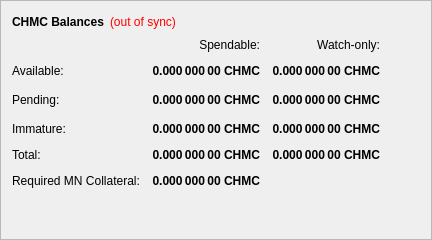
        <widget class="QFrame" name="frame">
         <property name="frameShape">
          <enum>QFrame::StyledPanel</enum>
         </property>
         <property name="frameShadow">
          <enum>QFrame::Raised</enum>
         </property>
         <layout class="QVBoxLayout" name="verticalLayout_4">
          <item>
           <layout class="QHBoxLayout" name="horizontalLayout_4">
            <item>
             <widget class="QLabel" name="label_5">
              <property name="font">
               <font>
                <weight>75</weight>
                <bold>true</bold>
               </font>
              </property>
              <property name="text">
               <string>CHMC Balances</string>
              </property>
             </widget>
            </item>
            <item>
             <widget class="QLabel" name="labelWalletStatus">
              <property name="cursor">
               <cursorShape>WhatsThisCursor</cursorShape>
              </property>
              <property name="toolTip">
               <string>The displayed information may be out of date. Your wallet automatically synchronizes with the christmascoin network after a connection is established, but this process has not completed yet.</string>
              </property>
              <property name="styleSheet">
               <string notr="true">QLabel { color: red; }</string>
              </property>
              <property name="text">
               <string notr="true">(out of sync)</string>
              </property>
              <property name="alignment">
               <set>Qt::AlignLeading|Qt::AlignLeft|Qt::AlignVCenter</set>
              </property>
             </widget>
            </item>
            <item>
             <spacer name="horizontalSpacer_3">
              <property name="orientation">
               <enum>Qt::Horizontal</enum>
              </property>
              <property name="sizeHint" stdset="0">
               <size>
                <width>40</width>
                <height>20</height>
               </size>
              </property>
             </spacer>
            </item>
           </layout>
          </item>
          <item>
           <layout class="QGridLayout" name="gridLayout">
            <property name="spacing">
             <number>12</number>
            </property>
            <item row="2" column="2">
             <widget class="QLabel" name="labelWatchPending">
              <property name="font">
               <font>
                <weight>75</weight>
                <bold>true</bold>
               </font>
              </property>
              <property name="cursor">
               <cursorShape>IBeamCursor</cursorShape>
              </property>
              <property name="toolTip">
               <string>Unconfirmed transactions to watch-only addresses</string>
              </property>
              <property name="text">
               <string notr="true">0.000 000 00 CHMC</string>
              </property>
              <property name="alignment">
               <set>Qt::AlignRight|Qt::AlignTrailing|Qt::AlignVCenter</set>
              </property>
              <property name="textInteractionFlags">
               <set>Qt::LinksAccessibleByMouse|Qt::TextSelectableByKeyboard|Qt::TextSelectableByMouse</set>
              </property>
             </widget>
            </item>
            <item row="2" column="1">
             <widget class="QLabel" name="labelUnconfirmed">
              <property name="font">
               <font>
                <weight>75</weight>
                <bold>true</bold>
               </font>
              </property>
              <property name="cursor">
               <cursorShape>IBeamCursor</cursorShape>
              </property>
              <property name="toolTip">
               <string>Total of transactions that have yet to be confirmed, and do not yet count toward the spendable balance</string>
              </property>
              <property name="text">
               <string notr="true">0.000 000 00 CHMC</string>
              </property>
              <property name="alignment">
               <set>Qt::AlignRight|Qt::AlignTrailing|Qt::AlignVCenter</set>
              </property>
              <property name="textInteractionFlags">
               <set>Qt::LinksAccessibleByMouse|Qt::TextSelectableByKeyboard|Qt::TextSelectableByMouse</set>
              </property>
             </widget>
            </item>
            <item row="3" column="2">
             <widget class="QLabel" name="labelWatchImmature">
              <property name="font">
               <font>
                <weight>75</weight>
                <bold>true</bold>
               </font>
              </property>
              <property name="cursor">
               <cursorShape>IBeamCursor</cursorShape>
              </property>
              <property name="toolTip">
               <string>Staked or masternode rewards in watch-only addresses that has not yet matured</string>
              </property>
              <property name="text">
               <string notr="true">0.000 000 00 CHMC</string>
              </property>
              <property name="alignment">
               <set>Qt::AlignRight|Qt::AlignTrailing|Qt::AlignVCenter</set>
              </property>
              <property name="textInteractionFlags">
               <set>Qt::LinksAccessibleByMouse|Qt::TextSelectableByKeyboard|Qt::TextSelectableByMouse</set>
              </property>
             </widget>
            </item>
            <item row="4" column="0">
             <widget class="QLabel" name="labelTotalText">
              <property name="text">
               <string>Total:</string>
              </property>
             </widget>
            </item>
            <item row="6" column="0">
             <widget class="QLabel" name="labelTotalText2">
              <property name="text">
               <string>Required MN Collateral:</string>
              </property>
             </widget>
            </item>
            <item row="3" column="1">
             <widget class="QLabel" name="labelImmature">
              <property name="font">
               <font>
                <weight>75</weight>
                <bold>true</bold>
               </font>
              </property>
              <property name="cursor">
               <cursorShape>IBeamCursor</cursorShape>
              </property>
              <property name="toolTip">
               <string>Staked or masternode rewards that has not yet matured</string>
              </property>
              <property name="text">
               <string notr="true">0.000 000 00 CHMC</string>
              </property>
              <property name="alignment">
               <set>Qt::AlignRight|Qt::AlignTrailing|Qt::AlignVCenter</set>
              </property>
              <property name="textInteractionFlags">
               <set>Qt::LinksAccessibleByMouse|Qt::TextSelectableByKeyboard|Qt::TextSelectableByMouse</set>
              </property>
             </widget>
            </item>
            <item row="2" column="3">
             <spacer name="horizontalSpacer_2">
              <property name="orientation">
               <enum>Qt::Horizontal</enum>
              </property>
              <property name="sizeHint" stdset="0">
               <size>
                <width>40</width>
                <height>20</height>
               </size>
              </property>
             </spacer>
            </item>
            <item row="3" column="0">
             <widget class="QLabel" name="labelImmatureText">
              <property name="text">
               <string>Immature:</string>
              </property>
             </widget>
            </item>
            <item row="4" column="1">
             <widget class="QLabel" name="labelTotal">
              <property name="font">
               <font>
                <weight>75</weight>
                <bold>true</bold>
               </font>
              </property>
              <property name="cursor">
               <cursorShape>IBeamCursor</cursorShape>
              </property>
              <property name="toolTip">
               <string>Your current total balance</string>
              </property>
              <property name="text">
               <string notr="true">0.000 000 00 CHMC</string>
              </property>
              <property name="alignment">
               <set>Qt::AlignRight|Qt::AlignTrailing|Qt::AlignVCenter</set>
              </property>
              <property name="textInteractionFlags">
               <set>Qt::LinksAccessibleByMouse|Qt::TextSelectableByKeyboard|Qt::TextSelectableByMouse</set>
              </property>
             </widget>
            </item>
            <item row="6" column="1">
             <widget class="QLabel" name="labelTotal2">
              <property name="font">
               <font>
                <weight>75</weight>
                <bold>true</bold>
               </font>
              </property>
              <property name="cursor">
               <cursorShape>IBeamCursor</cursorShape>
              </property>
              <property name="toolTip">
               <string>Your current total balance</string>
              </property>
              <property name="text">
               <string notr="true">0.000 000 00 CHMC</string>
              </property>
              <property name="alignment">
               <set>Qt::AlignRight|Qt::AlignTrailing|Qt::AlignVCenter</set>
              </property>
              <property name="textInteractionFlags">
               <set>Qt::LinksAccessibleByMouse|Qt::TextSelectableByKeyboard|Qt::TextSelectableByMouse</set>
              </property>
             </widget>
            </item>
            <item row="4" column="2">
             <widget class="QLabel" name="labelWatchTotal">
              <property name="font">
               <font>
                <weight>75</weight>
                <bold>true</bold>
               </font>
              </property>
              <property name="cursor">
               <cursorShape>IBeamCursor</cursorShape>
              </property>
              <property name="toolTip">
               <string>Current total balance in watch-only addresses</string>
              </property>
              <property name="text">
               <string notr="true">0.000 000 00 CHMC</string>
              </property>
              <property name="alignment">
               <set>Qt::AlignRight|Qt::AlignTrailing|Qt::AlignVCenter</set>
              </property>
              <property name="textInteractionFlags">
               <set>Qt::LinksAccessibleByMouse|Qt::TextSelectableByKeyboard|Qt::TextSelectableByMouse</set>
              </property>
             </widget>
            </item>
            <item row="0" column="2">
             <widget class="QLabel" name="labelWatchonly">
              <property name="text">
               <string>Watch-only:</string>
              </property>
              <property name="alignment">
               <set>Qt::AlignRight|Qt::AlignTrailing|Qt::AlignVCenter</set>
              </property>
             </widget>
            </item>
            <item row="1" column="0">
             <widget class="QLabel" name="labelBalanceText">
              <property name="text">
               <string>Available:</string>
              </property>
             </widget>
            </item>
            <item row="1" column="1">
             <widget class="QLabel" name="labelBalance">
              <property name="font">
               <font>
                <weight>75</weight>
                <bold>true</bold>
               </font>
              </property>
              <property name="cursor">
               <cursorShape>IBeamCursor</cursorShape>
              </property>
              <property name="toolTip">
               <string>Your current spendable balance</string>
              </property>
              <property name="text">
               <string notr="true">0.000 000 00 CHMC</string>
              </property>
              <property name="alignment">
               <set>Qt::AlignRight|Qt::AlignTrailing|Qt::AlignVCenter</set>
              </property>
              <property name="textInteractionFlags">
               <set>Qt::LinksAccessibleByMouse|Qt::TextSelectableByKeyboard|Qt::TextSelectableByMouse</set>
              </property>
             </widget>
            </item>
            <item row="1" column="2">
             <widget class="QLabel" name="labelWatchAvailable">
              <property name="font">
               <font>
                <weight>75</weight>
                <bold>true</bold>
               </font>
              </property>
              <property name="cursor">
               <cursorShape>IBeamCursor</cursorShape>
              </property>
              <property name="toolTip">
               <string>Your current balance in watch-only addresses</string>
              </property>
              <property name="text">
               <string notr="true">0.000 000 00 CHMC</string>
              </property>
              <property name="alignment">
               <set>Qt::AlignRight|Qt::AlignTrailing|Qt::AlignVCenter</set>
              </property>
              <property name="textInteractionFlags">
               <set>Qt::LinksAccessibleByMouse|Qt::TextSelectableByKeyboard|Qt::TextSelectableByMouse</set>
              </property>
             </widget>
            </item>
            <item row="2" column="0">
             <widget class="QLabel" name="labelPendingText">
              <property name="text">
               <string>Pending:</string>
              </property>
             </widget>
            </item>
            <item row="0" column="1">
             <widget class="QLabel" name="labelSpendable">
              <property name="text">
               <string>Spendable:</string>
              </property>
              <property name="alignment">
               <set>Qt::AlignRight|Qt::AlignTrailing|Qt::AlignVCenter</set>
              </property>
             </widget>
            </item>
           </layout>
          </item>
          <item>
           <spacer name="verticalSpacer_4">
            <property name="orientation">
             <enum>Qt::Vertical</enum>
            </property>
            <property name="sizeHint" stdset="0">
             <size>
              <width>20</width>
              <height>40</height>
             </size>
            </property>
           </spacer>
          </item>
         </layout>
        </widget>
